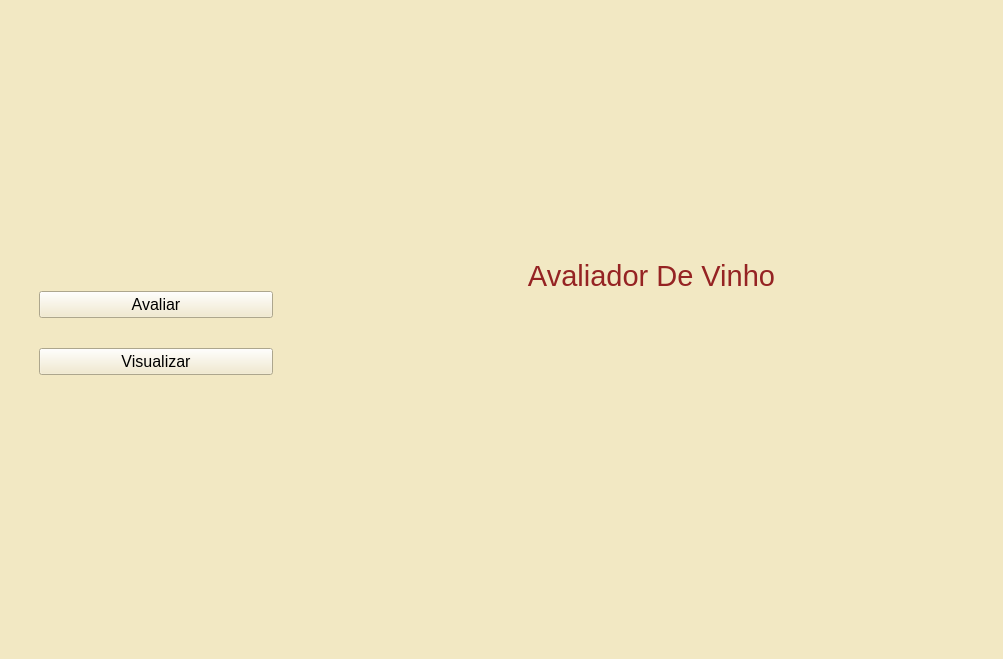
<?xml version="1.0" encoding="UTF-8"?>
<ui version="4.0">
 <class>MainWindow</class>
 <widget class="QMainWindow" name="MainWindow">
  <property name="geometry">
   <rect>
    <x>0</x>
    <y>0</y>
    <width>1003</width>
    <height>659</height>
   </rect>
  </property>
  <property name="palette">
   <palette>
    <active>
     <colorrole role="Base">
      <brush brushstyle="SolidPattern">
       <color alpha="255">
        <red>255</red>
        <green>255</green>
        <blue>255</blue>
       </color>
      </brush>
     </colorrole>
     <colorrole role="Window">
      <brush brushstyle="SolidPattern">
       <color alpha="255">
        <red>242</red>
        <green>232</green>
        <blue>195</blue>
       </color>
      </brush>
     </colorrole>
    </active>
    <inactive>
     <colorrole role="Base">
      <brush brushstyle="SolidPattern">
       <color alpha="255">
        <red>255</red>
        <green>255</green>
        <blue>255</blue>
       </color>
      </brush>
     </colorrole>
     <colorrole role="Window">
      <brush brushstyle="SolidPattern">
       <color alpha="255">
        <red>242</red>
        <green>232</green>
        <blue>195</blue>
       </color>
      </brush>
     </colorrole>
    </inactive>
    <disabled>
     <colorrole role="Base">
      <brush brushstyle="SolidPattern">
       <color alpha="255">
        <red>242</red>
        <green>232</green>
        <blue>195</blue>
       </color>
      </brush>
     </colorrole>
     <colorrole role="Window">
      <brush brushstyle="SolidPattern">
       <color alpha="255">
        <red>242</red>
        <green>232</green>
        <blue>195</blue>
       </color>
      </brush>
     </colorrole>
    </disabled>
   </palette>
  </property>
  <property name="windowTitle">
   <string>MainWindow</string>
  </property>
  <widget class="QWidget" name="centralwidget">
   <property name="sizePolicy">
    <sizepolicy hsizetype="Preferred" vsizetype="Preferred">
     <horstretch>2</horstretch>
     <verstretch>2</verstretch>
    </sizepolicy>
   </property>
   <property name="palette">
    <palette>
     <active>
      <colorrole role="Button">
       <brush brushstyle="SolidPattern">
        <color alpha="255">
         <red>242</red>
         <green>232</green>
         <blue>198</blue>
        </color>
       </brush>
      </colorrole>
      <colorrole role="Base">
       <brush brushstyle="SolidPattern">
        <color alpha="255">
         <red>255</red>
         <green>255</green>
         <blue>255</blue>
        </color>
       </brush>
      </colorrole>
      <colorrole role="Window">
       <brush brushstyle="SolidPattern">
        <color alpha="255">
         <red>242</red>
         <green>232</green>
         <blue>198</blue>
        </color>
       </brush>
      </colorrole>
      <colorrole role="Shadow">
       <brush brushstyle="SolidPattern">
        <color alpha="255">
         <red>218</red>
         <green>212</green>
         <blue>181</blue>
        </color>
       </brush>
      </colorrole>
     </active>
     <inactive>
      <colorrole role="Button">
       <brush brushstyle="SolidPattern">
        <color alpha="255">
         <red>242</red>
         <green>232</green>
         <blue>198</blue>
        </color>
       </brush>
      </colorrole>
      <colorrole role="Base">
       <brush brushstyle="SolidPattern">
        <color alpha="255">
         <red>255</red>
         <green>255</green>
         <blue>255</blue>
        </color>
       </brush>
      </colorrole>
      <colorrole role="Window">
       <brush brushstyle="SolidPattern">
        <color alpha="255">
         <red>242</red>
         <green>232</green>
         <blue>198</blue>
        </color>
       </brush>
      </colorrole>
      <colorrole role="Shadow">
       <brush brushstyle="SolidPattern">
        <color alpha="255">
         <red>218</red>
         <green>212</green>
         <blue>181</blue>
        </color>
       </brush>
      </colorrole>
     </inactive>
     <disabled>
      <colorrole role="Button">
       <brush brushstyle="SolidPattern">
        <color alpha="255">
         <red>242</red>
         <green>232</green>
         <blue>198</blue>
        </color>
       </brush>
      </colorrole>
      <colorrole role="Base">
       <brush brushstyle="SolidPattern">
        <color alpha="255">
         <red>242</red>
         <green>232</green>
         <blue>198</blue>
        </color>
       </brush>
      </colorrole>
      <colorrole role="Window">
       <brush brushstyle="SolidPattern">
        <color alpha="255">
         <red>242</red>
         <green>232</green>
         <blue>198</blue>
        </color>
       </brush>
      </colorrole>
      <colorrole role="Shadow">
       <brush brushstyle="SolidPattern">
        <color alpha="255">
         <red>218</red>
         <green>212</green>
         <blue>181</blue>
        </color>
       </brush>
      </colorrole>
     </disabled>
    </palette>
   </property>
   <layout class="QGridLayout" name="gridLayout_3" rowstretch="0,0" columnstretch="3,7">
    <item row="1" column="0">
     <layout class="QVBoxLayout" name="menu_widget">
      <item>
       <layout class="QVBoxLayout" name="verticalLayout">
        <property name="spacing">
         <number>30</number>
        </property>
        <property name="leftMargin">
         <number>30</number>
        </property>
        <property name="topMargin">
         <number>9</number>
        </property>
        <property name="rightMargin">
         <number>30</number>
        </property>
        <item>
         <widget class="QPushButton" name="avaliar_btn">
          <property name="font">
           <font>
            <pointsize>12</pointsize>
           </font>
          </property>
          <property name="text">
           <string>Avaliar</string>
          </property>
         </widget>
        </item>
        <item>
         <widget class="QPushButton" name="visualizar_btn">
          <property name="palette">
           <palette>
            <active>
             <colorrole role="Base">
              <brush brushstyle="SolidPattern">
               <color alpha="255">
                <red>255</red>
                <green>255</green>
                <blue>255</blue>
               </color>
              </brush>
             </colorrole>
             <colorrole role="Window">
              <brush brushstyle="SolidPattern">
               <color alpha="255">
                <red>242</red>
                <green>232</green>
                <blue>198</blue>
               </color>
              </brush>
             </colorrole>
            </active>
            <inactive>
             <colorrole role="Base">
              <brush brushstyle="SolidPattern">
               <color alpha="255">
                <red>255</red>
                <green>255</green>
                <blue>255</blue>
               </color>
              </brush>
             </colorrole>
             <colorrole role="Window">
              <brush brushstyle="SolidPattern">
               <color alpha="255">
                <red>242</red>
                <green>232</green>
                <blue>198</blue>
               </color>
              </brush>
             </colorrole>
            </inactive>
            <disabled>
             <colorrole role="Base">
              <brush brushstyle="SolidPattern">
               <color alpha="255">
                <red>242</red>
                <green>232</green>
                <blue>198</blue>
               </color>
              </brush>
             </colorrole>
             <colorrole role="Window">
              <brush brushstyle="SolidPattern">
               <color alpha="255">
                <red>242</red>
                <green>232</green>
                <blue>198</blue>
               </color>
              </brush>
             </colorrole>
            </disabled>
           </palette>
          </property>
          <property name="font">
           <font>
            <pointsize>12</pointsize>
           </font>
          </property>
          <property name="text">
           <string>Visualizar</string>
          </property>
         </widget>
        </item>
       </layout>
      </item>
     </layout>
    </item>
    <item row="1" column="1">
     <layout class="QVBoxLayout" name="show_menu">
      <item>
       <widget class="QLabel" name="label_2">
        <property name="maximumSize">
         <size>
          <width>800</width>
          <height>16777215</height>
         </size>
        </property>
        <property name="palette">
         <palette>
          <active>
           <colorrole role="WindowText">
            <brush brushstyle="SolidPattern">
             <color alpha="255">
              <red>149</red>
              <green>35</green>
              <blue>35</blue>
             </color>
            </brush>
           </colorrole>
           <colorrole role="Text">
            <brush brushstyle="SolidPattern">
             <color alpha="255">
              <red>149</red>
              <green>35</green>
              <blue>35</blue>
             </color>
            </brush>
           </colorrole>
          </active>
          <inactive>
           <colorrole role="WindowText">
            <brush brushstyle="SolidPattern">
             <color alpha="255">
              <red>149</red>
              <green>35</green>
              <blue>35</blue>
             </color>
            </brush>
           </colorrole>
           <colorrole role="Text">
            <brush brushstyle="SolidPattern">
             <color alpha="255">
              <red>149</red>
              <green>35</green>
              <blue>35</blue>
             </color>
            </brush>
           </colorrole>
          </inactive>
          <disabled>
           <colorrole role="WindowText">
            <brush brushstyle="SolidPattern">
             <color alpha="255">
              <red>120</red>
              <green>120</green>
              <blue>120</blue>
             </color>
            </brush>
           </colorrole>
           <colorrole role="Text">
            <brush brushstyle="SolidPattern">
             <color alpha="255">
              <red>120</red>
              <green>120</green>
              <blue>120</blue>
             </color>
            </brush>
           </colorrole>
          </disabled>
         </palette>
        </property>
        <property name="font">
         <font>
          <pointsize>22</pointsize>
          <weight>50</weight>
          <bold>false</bold>
         </font>
        </property>
        <property name="layoutDirection">
         <enum>Qt::LeftToRight</enum>
        </property>
        <property name="frameShadow">
         <enum>QFrame::Plain</enum>
        </property>
        <property name="lineWidth">
         <number>0</number>
        </property>
        <property name="text">
         <string>Avaliador De Vinho</string>
        </property>
        <property name="textFormat">
         <enum>Qt::AutoText</enum>
        </property>
        <property name="alignment">
         <set>Qt::AlignBottom|Qt::AlignHCenter</set>
        </property>
       </widget>
      </item>
      <item>
       <widget class="QLabel" name="label">
        <property name="minimumSize">
         <size>
          <width>300</width>
          <height>100</height>
         </size>
        </property>
        <property name="text">
         <string/>
        </property>
        <property name="textFormat">
         <enum>Qt::RichText</enum>
        </property>
        <property name="pixmap">
         <pixmap>C:/Users/Renan_PC/Desktop/vinho_menu__img.png</pixmap>
        </property>
        <property name="scaledContents">
         <bool>true</bool>
        </property>
        <property name="alignment">
         <set>Qt::AlignJustify|Qt::AlignVCenter</set>
        </property>
        <property name="wordWrap">
         <bool>false</bool>
        </property>
        <property name="margin">
         <number>100</number>
        </property>
       </widget>
      </item>
     </layout>
    </item>
   </layout>
  </widget>
 </widget>
 <resources/>
 <connections/>
</ui>
